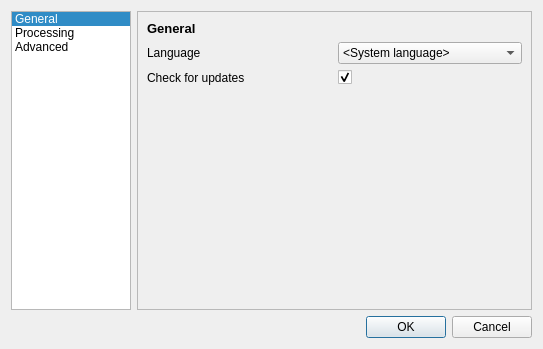
<?xml version="1.0" encoding="UTF-8"?>
<ui version="4.0">
 <class>PreferencesDialog</class>
 <widget class="QDialog" name="PreferencesDialog">
  <property name="geometry">
   <rect>
    <x>0</x>
    <y>0</y>
    <width>543</width>
    <height>349</height>
   </rect>
  </property>
  <property name="windowTitle">
   <string>Video2X Preferences</string>
  </property>
  <layout class="QVBoxLayout" name="verticalLayout">
   <item>
    <layout class="QHBoxLayout" name="horizontalLayout">
     <item>
      <widget class="QListWidget" name="preferenceCategoryListWidget">
       <property name="sizePolicy">
        <sizepolicy hsizetype="Fixed" vsizetype="Preferred">
         <horstretch>0</horstretch>
         <verstretch>0</verstretch>
        </sizepolicy>
       </property>
       <property name="minimumSize">
        <size>
         <width>0</width>
         <height>0</height>
        </size>
       </property>
       <property name="maximumSize">
        <size>
         <width>120</width>
         <height>16777215</height>
        </size>
       </property>
       <property name="font">
        <font>
         <bold>false</bold>
        </font>
       </property>
       <property name="verticalScrollBarPolicy">
        <enum>Qt::ScrollBarPolicy::ScrollBarAsNeeded</enum>
       </property>
       <property name="horizontalScrollBarPolicy">
        <enum>Qt::ScrollBarPolicy::ScrollBarAlwaysOff</enum>
       </property>
       <property name="currentRow">
        <number>0</number>
       </property>
       <item>
        <property name="text">
         <string>General</string>
        </property>
        <property name="icon">
         <iconset theme="QIcon::ThemeIcon::GoHome"/>
        </property>
       </item>
       <item>
        <property name="text">
         <string>Processing</string>
        </property>
        <property name="icon">
         <iconset theme="QIcon::ThemeIcon::MediaPlaylistRepeat"/>
        </property>
       </item>
       <item>
        <property name="text">
         <string>Advanced</string>
        </property>
        <property name="icon">
         <iconset theme="QIcon::ThemeIcon::DocumentProperties"/>
        </property>
       </item>
      </widget>
     </item>
     <item>
      <widget class="QStackedWidget" name="preferenceStackedWidget">
       <property name="sizePolicy">
        <sizepolicy hsizetype="Expanding" vsizetype="Preferred">
         <horstretch>0</horstretch>
         <verstretch>0</verstretch>
        </sizepolicy>
       </property>
       <property name="frameShape">
        <enum>QFrame::Shape::StyledPanel</enum>
       </property>
       <property name="frameShadow">
        <enum>QFrame::Shadow::Sunken</enum>
       </property>
       <property name="currentIndex">
        <number>0</number>
       </property>
       <widget class="QWidget" name="General">
        <layout class="QVBoxLayout" name="verticalLayout_2">
         <item>
          <widget class="QLabel" name="label_4">
           <property name="font">
            <font>
             <pointsize>10</pointsize>
             <bold>true</bold>
            </font>
           </property>
           <property name="text">
            <string>General</string>
           </property>
          </widget>
         </item>
         <item>
          <layout class="QHBoxLayout" name="horizontalLayout_2">
           <item>
            <widget class="QLabel" name="label">
             <property name="text">
              <string>Language</string>
             </property>
            </widget>
           </item>
           <item>
            <widget class="QComboBox" name="languageComboBox">
             <item>
              <property name="text">
               <string>&lt;System language&gt;</string>
              </property>
             </item>
             <item>
              <property name="text">
               <string notr="true">English (United States)</string>
              </property>
             </item>
             <item>
              <property name="text">
               <string notr="true">中文（中国）</string>
              </property>
             </item>
             <item>
              <property name="text">
               <string notr="true">日本語（日本）</string>
              </property>
             </item>
             <item>
              <property name="text">
               <string notr="true">Português (Portugal)</string>
              </property>
             </item>
             <item>
              <property name="text">
               <string notr="true">Français (France)</string>
              </property>
             </item>
             <item>
              <property name="text">
               <string notr="true">Deutsch (Deutschland)</string>
              </property>
             </item>
            </widget>
           </item>
          </layout>
         </item>
         <item>
          <layout class="QHBoxLayout" name="horizontalLayout_3">
           <item>
            <widget class="QLabel" name="label_2">
             <property name="text">
              <string>Check for updates</string>
             </property>
            </widget>
           </item>
           <item>
            <widget class="QCheckBox" name="checkForUpdatesCheckBox">
             <property name="text">
              <string notr="true"/>
             </property>
             <property name="checked">
              <bool>true</bool>
             </property>
            </widget>
           </item>
          </layout>
         </item>
         <item>
          <spacer name="verticalSpacer">
           <property name="orientation">
            <enum>Qt::Orientation::Vertical</enum>
           </property>
           <property name="sizeHint" stdset="0">
            <size>
             <width>20</width>
             <height>40</height>
            </size>
           </property>
          </spacer>
         </item>
        </layout>
       </widget>
       <widget class="QWidget" name="Processing">
        <layout class="QVBoxLayout" name="verticalLayout_4">
         <item>
          <widget class="QLabel" name="label_5">
           <property name="font">
            <font>
             <pointsize>10</pointsize>
             <bold>true</bold>
            </font>
           </property>
           <property name="text">
            <string>Processing</string>
           </property>
          </widget>
         </item>
         <item>
          <layout class="QHBoxLayout" name="horizontalLayout_4">
           <item>
            <widget class="QLabel" name="label_3">
             <property name="text">
              <string>When Done</string>
             </property>
            </widget>
           </item>
           <item>
            <widget class="QComboBox" name="whenDoneComboBox">
             <item>
              <property name="text">
               <string>Do nothing</string>
              </property>
             </item>
             <item>
              <property name="text">
               <string>Shutdown</string>
              </property>
             </item>
             <item>
              <property name="text">
               <string>Sleep</string>
              </property>
             </item>
             <item>
              <property name="text">
               <string>Hibernate</string>
              </property>
             </item>
            </widget>
           </item>
          </layout>
         </item>
         <item>
          <layout class="QHBoxLayout" name="horizontalLayout_5">
           <item>
            <widget class="QLabel" name="label_7">
             <property name="text">
              <string>Remove finished tasks</string>
             </property>
            </widget>
           </item>
           <item>
            <widget class="QCheckBox" name="removeFinishedTasksCheckBox">
             <property name="text">
              <string/>
             </property>
            </widget>
           </item>
          </layout>
         </item>
         <item>
          <spacer name="verticalSpacer_2">
           <property name="orientation">
            <enum>Qt::Orientation::Vertical</enum>
           </property>
           <property name="sizeHint" stdset="0">
            <size>
             <width>20</width>
             <height>40</height>
            </size>
           </property>
          </spacer>
         </item>
        </layout>
       </widget>
       <widget class="QWidget" name="Advanced">
        <layout class="QVBoxLayout" name="verticalLayout_3">
         <item>
          <widget class="QLabel" name="label_6">
           <property name="font">
            <font>
             <pointsize>10</pointsize>
             <bold>true</bold>
            </font>
           </property>
           <property name="text">
            <string>Advanced</string>
           </property>
          </widget>
         </item>
         <item>
          <widget class="QPushButton" name="openConfigurationFileDirectoryPushButton">
           <property name="text">
            <string>Open Configuration File Directory</string>
           </property>
          </widget>
         </item>
         <item>
          <widget class="QPushButton" name="resetAllPreferencesPushButton">
           <property name="text">
            <string>Reset All Preferences</string>
           </property>
          </widget>
         </item>
         <item>
          <spacer name="verticalSpacer_3">
           <property name="orientation">
            <enum>Qt::Orientation::Vertical</enum>
           </property>
           <property name="sizeHint" stdset="0">
            <size>
             <width>20</width>
             <height>40</height>
            </size>
           </property>
          </spacer>
         </item>
        </layout>
       </widget>
      </widget>
     </item>
    </layout>
   </item>
   <item>
    <widget class="QDialogButtonBox" name="dialogButtonBox">
     <property name="orientation">
      <enum>Qt::Orientation::Horizontal</enum>
     </property>
     <property name="standardButtons">
      <set>QDialogButtonBox::StandardButton::Cancel|QDialogButtonBox::StandardButton::Ok</set>
     </property>
    </widget>
   </item>
  </layout>
 </widget>
 <resources/>
 <connections>
  <connection>
   <sender>dialogButtonBox</sender>
   <signal>accepted()</signal>
   <receiver>PreferencesDialog</receiver>
   <slot>accept()</slot>
   <hints>
    <hint type="sourcelabel">
     <x>248</x>
     <y>254</y>
    </hint>
    <hint type="destinationlabel">
     <x>157</x>
     <y>274</y>
    </hint>
   </hints>
  </connection>
  <connection>
   <sender>dialogButtonBox</sender>
   <signal>rejected()</signal>
   <receiver>PreferencesDialog</receiver>
   <slot>reject()</slot>
   <hints>
    <hint type="sourcelabel">
     <x>316</x>
     <y>260</y>
    </hint>
    <hint type="destinationlabel">
     <x>286</x>
     <y>274</y>
    </hint>
   </hints>
  </connection>
 </connections>
</ui>
